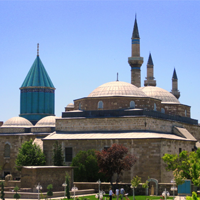
#> input picture code/kenar-belirleme/python/mevlana.png, 200 x 200 px
$ python canny.py
#> lines starting #> are read from the running program, lines starting #| are printed output that depends on the picture
import cv2
import numpy as np
from matplotlib import pyplot as plt

img = cv2.imread('mevlana.png',0)
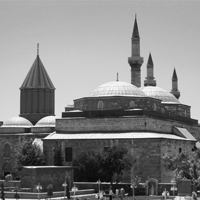
#> img: shape (200, 200); min 2, max 251, mean 131.8
edges = cv2.Canny(img,50,150)
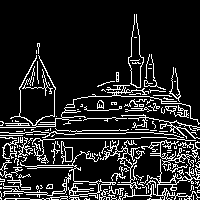
#> edges: shape (200, 200); 14.6% white in thin lines or dots

plt.subplot(121),plt.imshow(img,cmap = 'gray')
plt.title('Orjinal'), plt.xticks([]), plt.yticks([])
plt.subplot(122),plt.imshow(edges,cmap = 'gray')
plt.title('Canny'), plt.xticks([]), plt.yticks([])

plt.show()
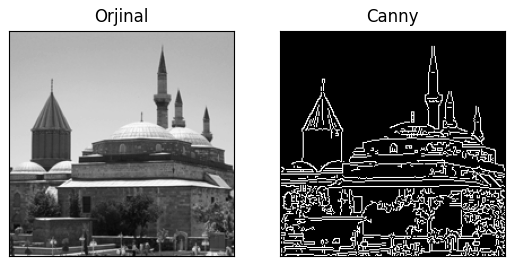
#> figure drawn by matplotlib, 2 panels
